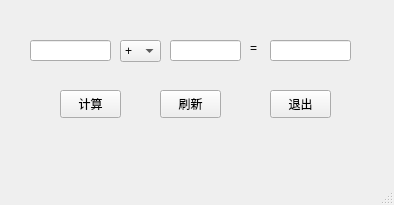
<?xml version="1.0" encoding="UTF-8"?>
<ui version="4.0">
 <class>MainWindow</class>
 <widget class="QMainWindow" name="MainWindow">
  <property name="geometry">
   <rect>
    <x>0</x>
    <y>0</y>
    <width>394</width>
    <height>205</height>
   </rect>
  </property>
  <property name="windowTitle">
   <string>计算器</string>
  </property>
  <property name="windowIcon">
   <iconset theme="Calculator">
    <normaloff>img/Calculator.svg</normaloff>img/Calculator.svg</iconset>
  </property>
  <property name="windowOpacity">
   <double>6.000000000000000</double>
  </property>
  <property name="unifiedTitleAndToolBarOnMac">
   <bool>false</bool>
  </property>
  <widget class="QWidget" name="centralwidget">
   <widget class="QLineEdit" name="FirstValue">
    <property name="geometry">
     <rect>
      <x>30</x>
      <y>40</y>
      <width>81</width>
      <height>21</height>
     </rect>
    </property>
   </widget>
   <widget class="QComboBox" name="CalculateMethod">
    <property name="geometry">
     <rect>
      <x>120</x>
      <y>40</y>
      <width>41</width>
      <height>22</height>
     </rect>
    </property>
    <item>
     <property name="text">
      <string>+</string>
     </property>
    </item>
    <item>
     <property name="text">
      <string>-</string>
     </property>
    </item>
    <item>
     <property name="text">
      <string>x</string>
     </property>
    </item>
    <item>
     <property name="text">
      <string>/</string>
     </property>
    </item>
   </widget>
   <widget class="QLineEdit" name="SecondValue">
    <property name="geometry">
     <rect>
      <x>170</x>
      <y>40</y>
      <width>71</width>
      <height>21</height>
     </rect>
    </property>
   </widget>
   <widget class="QLabel" name="Equal">
    <property name="geometry">
     <rect>
      <x>250</x>
      <y>40</y>
      <width>16</width>
      <height>16</height>
     </rect>
    </property>
    <property name="text">
     <string>=</string>
    </property>
   </widget>
   <widget class="QLineEdit" name="Result">
    <property name="geometry">
     <rect>
      <x>270</x>
      <y>40</y>
      <width>81</width>
      <height>21</height>
     </rect>
    </property>
   </widget>
   <widget class="QPushButton" name="Caculate">
    <property name="geometry">
     <rect>
      <x>60</x>
      <y>90</y>
      <width>61</width>
      <height>28</height>
     </rect>
    </property>
    <property name="text">
     <string>计算</string>
    </property>
   </widget>
   <widget class="QPushButton" name="Equit">
    <property name="geometry">
     <rect>
      <x>270</x>
      <y>90</y>
      <width>61</width>
      <height>28</height>
     </rect>
    </property>
    <property name="text">
     <string>退出</string>
    </property>
   </widget>
   <widget class="QPushButton" name="Refresh">
    <property name="geometry">
     <rect>
      <x>160</x>
      <y>90</y>
      <width>61</width>
      <height>28</height>
     </rect>
    </property>
    <property name="text">
     <string>刷新</string>
    </property>
   </widget>
  </widget>
  <widget class="QMenuBar" name="menubar">
   <property name="geometry">
    <rect>
     <x>0</x>
     <y>0</y>
     <width>394</width>
     <height>22</height>
    </rect>
   </property>
  </widget>
  <widget class="QStatusBar" name="statusbar"/>
 </widget>
 <resources/>
 <connections>
  <connection>
   <sender>Equit</sender>
   <signal>clicked()</signal>
   <receiver>MainWindow</receiver>
   <slot>close()</slot>
   <hints>
    <hint type="sourcelabel">
     <x>300</x>
     <y>125</y>
    </hint>
    <hint type="destinationlabel">
     <x>196</x>
     <y>102</y>
    </hint>
   </hints>
  </connection>
 </connections>
</ui>
